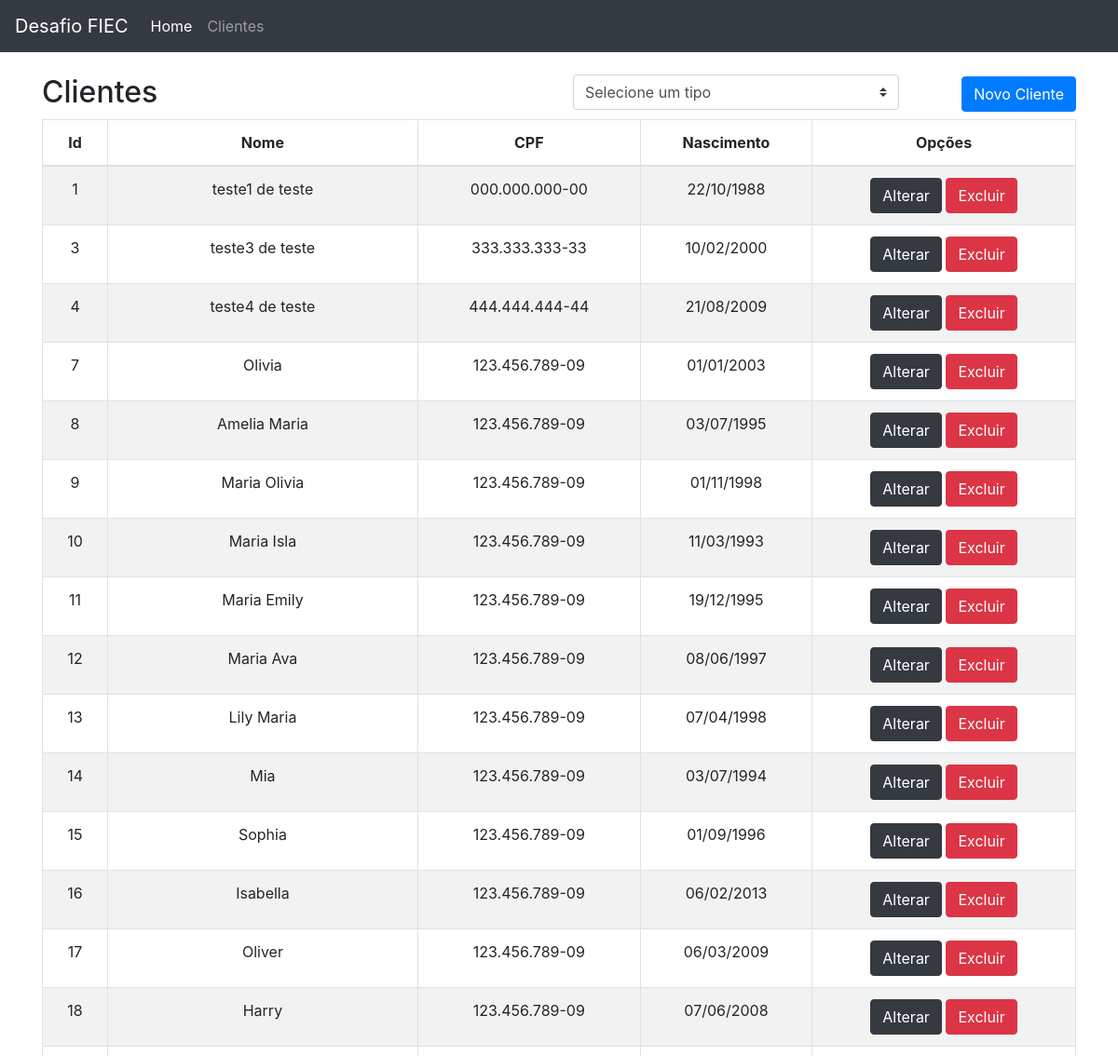
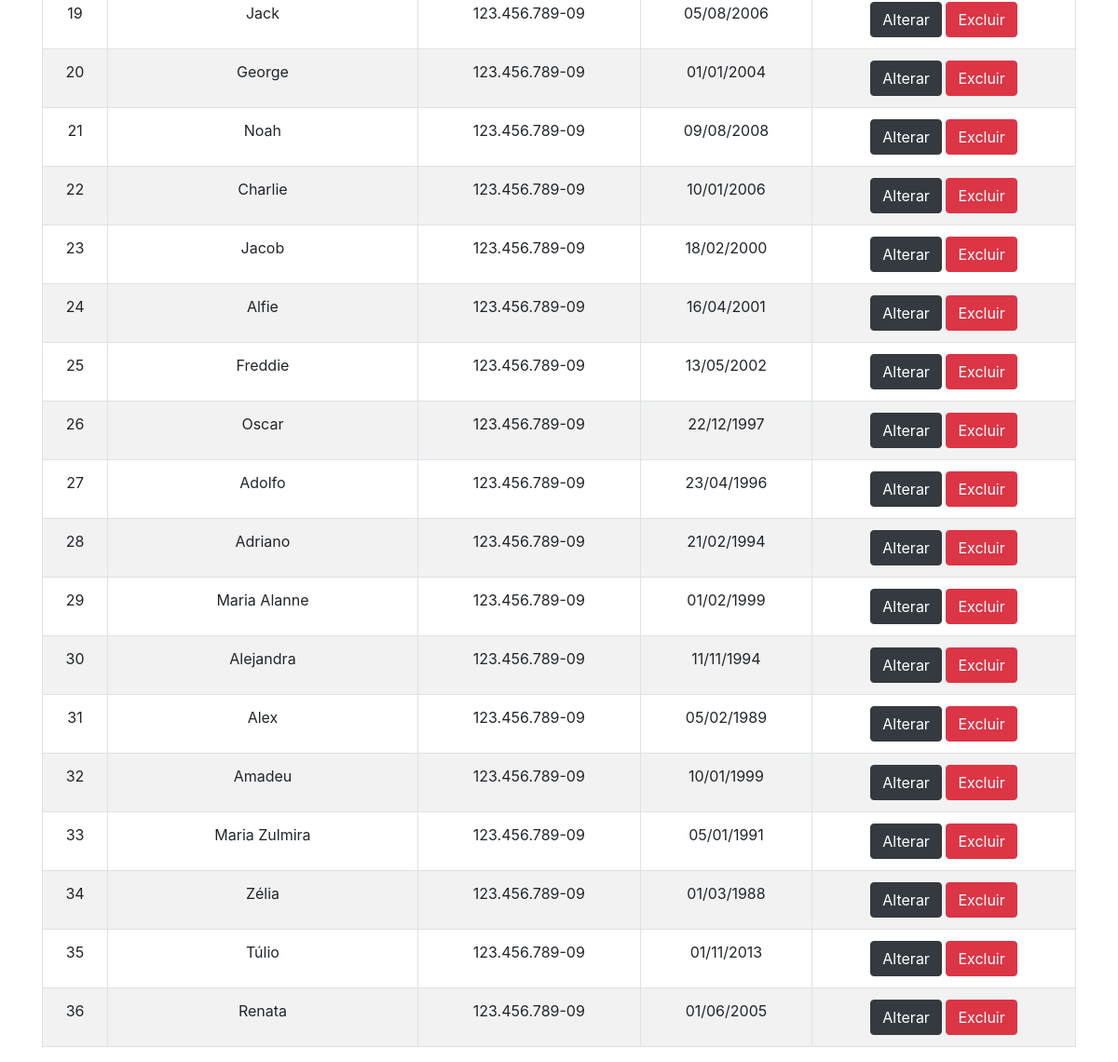
Page /site/cliente.php on the committed database (2 pictures, top to bottom).
### tables this page shows
CREATE TABLE `clientes` (
  `id` int(11) NOT NULL,
  `nome` varchar(250) NOT NULL,
  `cpf` varchar(11) DEFAULT NULL,
  `dataNasc` date DEFAULT NULL
);

### Model/ClienteModel.php (called while the page is built, shortened)
<?php
require_once "../ConnDB.php";
require_once "Cliente.php";
class ClienteModel {
    private $conn;
    public function __construct() {
        $this->conn = new ConnDB;
        $this->conn->conectaDB();
    }
    public function listar() {
        $query = "select * from clientes";
        $statement = $this->conn->getConexao()->prepare($query);
        $statement->execute();
        $result = $statement->fetchAll(PDO::FETCH_CLASS, "Cliente");
        return $result;
    }
}

### Controllers/ClienteController.php (called while the page is built, shortened)
<?php
require_once '../Model/Cliente.php';
require_once '../Model/ClienteModel.php';
class ClienteController {
    private $clienteModel;
    public function __construct() {
        $this->clienteModel = new ClienteModel();
    }
    public function listarClientes() {
        return $this->clienteModel->listar();
    }
}

### ConnDB.php (called while the page is built, shortened)
<?php
class ConnDB {
    private static $pdo;
    public function conectaDB() {
        try {
            if (!isset(self::$pdo)) {
                self::$pdo = new PDO("mysql:host=".self::host.";dbname=".self::db, self::user, self::pass);
            }
        } catch (Exception $ex) {
            echo $ex;
        }
    }
    public function getConexao() {
        return self::$pdo;
    }
}

### Model/Cliente.php (called while the page is built, shortened)
<?php
require_once '../Utils.php';
class Cliente {
    private $id;
    private $nome;
    private $cpf;
    private $dataNasc;
    public function getId() {
        return $this->id;
    }
    public function getNome() {
        return $this->nome;
    }
    public function getCPF() {
        return Utils::mask($this->cpf, '###.###.###-##');
    }
    public function getDataNasc() {
        $data = strtotime($this->dataNasc);
        return date('d/m/Y',$data);
    }
}

### Utils.php (called while the page is built)
<?php
class Utils {
    public static function mask($val, $mask) {
        $maskared = '';
        $k = 0;
        for ($i = 0; $i <= strlen($mask) - 1; $i++) {
            if ($mask[$i] == '#') {
                if (isset ($val[$k]))
                    $maskared .= $val[$k++];
            } else {
                if (isset ($mask[$i]))
                    $maskared .= $mask[$i];
            }
        }
        return $maskared;
    }
}

### site/cliente.php (the view, shortened to what this page needs)
<?php require_once '../Controllers/ClienteController.php'; ?>
<?php include('header.php'); ?>
<?php
    $controller = new ClienteController();
    if (isset($_GET["tipo"]) && $_GET["tipo"] == 1) {
        $clientes = $controller->listarClientesPorIdadeVogais();
    } elseif (isset($_GET["tipo"]) && $_GET["tipo"] == 2) {
        $clientes = $controller->listarClientesPorIdadeConsoante();
    } else {
        $clientes = $controller->listarClientes();
    }
?>
<br />
<div class="row">
    <div class="col-sm-6">
        <h2>Clientes</h2>
    </div>
    <form class="col-md-4">
        <select id="tipo" name=tipo class="custom-select" onchange="this.form.submit()">
            <option value="">Selecione um tipo</option>
        </select>
    </form>
    <div class="col-sm-2 text-right h2">
        <a class="btn btn-primary" href="clienteEdit.php"><i class="fa fa-plus"></i> Novo Cliente</a>
    </div>
</div>
<table class="table table-striped table-bordered table-hover text-center">
    <thead>
        <th>Id</th>
        <th width="30%">Nome</th>
        <th>CPF</th>
        <th>Nascimento</th>
        <th>Opções</th>
    </thead>
    <tbody>
        <?php if(!$clientes) : ?>
            <td colspan="4">Nenhum registro encontrado.</td>
        <?php else: ?>
            <?php foreach($clientes as $cliente): ?>
                <tr>
                    <td><?php echo $cliente->getId(); ?></td>
                    <td><?php echo $cliente->getNome(); ?></td>
                    <td><?php echo $cliente->getCPF(); ?></td>
                    <td><?php echo $cliente->getDataNasc(); ?></td>
                    <td class="actions">
                        <a href="#" class="btn btn-dark">Alterar</a>
                        <a href="#" class="btn btn-danger" onclick="deletarModal('<?php echo $cliente->getId() ?>');">Excluir</a>
                    </td>
                </tr>
            <?php endforeach; ?>
        <?php endif; ?>
    </tbody>
</table>
<?php include('footer.php'); ?>

### site/header.php (shortened to what this page needs)
<!DOCTYPE html>
<html lang="en">
    <head>
        <link rel="stylesheet" href="https://stackpath.bootstrapcdn.com/bootstrap/4.3.1/css/bootstrap.min.css">
    </head>
    <body>
        <nav class="navbar navbar-expand-lg navbar-dark bg-dark">
            <a class="navbar-brand" href="#">Desafio FIEC</a>
            <div class="collapse navbar-collapse" id="navbarNavAltMarkup">
                <div class="navbar-nav">
                <a class="nav-item nav-link active" href="<?= PATH ?>index.php">Home <span class="sr-only">(current)</span></a>
                <a class="nav-item nav-link" href="<?= PATH ?>site/cliente.php">Clientes</a>
                </div>
            </div>
        </nav>
        <main class="container">

### site/footer.php (shortened to what this page needs)
        </main>
    </body>
</html>

### rows in the picture
clientes: id "1", nome "teste1 de teste", cpf "000.000.000-00", dataNasc "22/10/1988"
clientes: id "3", nome "teste3 de teste", cpf "333.333.333-33", dataNasc "10/02/2000"
clientes: id "4", nome "teste4 de teste", cpf "444.444.444-44", dataNasc "21/08/2009"
clientes: id "7", nome "Olivia", cpf "123.456.789-09", dataNasc "01/01/2003"
clientes: id "8", nome "Amelia Maria", cpf "123.456.789-09", dataNasc "03/07/1995"
clientes: id "9", nome "Maria Olivia", cpf "123.456.789-09", dataNasc "01/11/1998"
clientes: id "10", nome "Maria Isla", cpf "123.456.789-09", dataNasc "11/03/1993"
clientes: id "11", nome "Maria Emily", cpf "123.456.789-09", dataNasc "19/12/1995"
clientes: id "12", nome "Maria Ava", cpf "123.456.789-09", dataNasc "08/06/1997"
clientes: id "13", nome "Lily Maria", cpf "123.456.789-09", dataNasc "07/04/1998"
clientes: id "14", nome "Mia", cpf "123.456.789-09", dataNasc "03/07/1994"
clientes: id "15", nome "Sophia", cpf "123.456.789-09", dataNasc "01/09/1996"
clientes: id "16", nome "Isabella", cpf "123.456.789-09", dataNasc "06/02/2013"
clientes: id "17", nome "Oliver", cpf "123.456.789-09", dataNasc "06/03/2009"
clientes: id "18", nome "Harry", cpf "123.456.789-09", dataNasc "07/06/2008"
clientes: id "19", nome "Jack", cpf "123.456.789-09", dataNasc "05/08/2006"
clientes: id "20", nome "George", cpf "123.456.789-09", dataNasc "01/01/2004"
clientes: id "21", nome "Noah", cpf "123.456.789-09", dataNasc "09/08/2008"
clientes: id "22", nome "Charlie", cpf "123.456.789-09", dataNasc "10/01/2006"
clientes: id "23", nome "Jacob", cpf "123.456.789-09", dataNasc "18/02/2000"
clientes: id "24", nome "Alfie", cpf "123.456.789-09", dataNasc "16/04/2001"
clientes: id "25", nome "Freddie", cpf "123.456.789-09", dataNasc "13/05/2002"
clientes: id "26", nome "Oscar", cpf "123.456.789-09", dataNasc "22/12/1997"
clientes: id "27", nome "Adolfo", cpf "123.456.789-09", dataNasc "23/04/1996"
clientes: id "28", nome "Adriano", cpf "123.456.789-09", dataNasc "21/02/1994"
clientes: id "29", nome "Maria Alanne", cpf "123.456.789-09", dataNasc "01/02/1999"
clientes: id "30", nome "Alejandra", cpf "123.456.789-09", dataNasc "11/11/1994"
clientes: id "31", nome "Alex", cpf "123.456.789-09", dataNasc "05/02/1989"
clientes: id "32", nome "Amadeu", cpf "123.456.789-09", dataNasc "10/01/1999"
clientes: id "33", nome "Maria Zulmira", cpf "123.456.789-09", dataNasc "05/01/1991"
clientes: id "34", nome "Zélia", cpf "123.456.789-09", dataNasc "01/03/1988"
clientes: id "35", nome "Túlio", cpf "123.456.789-09", dataNasc "01/11/2013"
clientes: id "36", nome "Renata", cpf "123.456.789-09", dataNasc "01/06/2005"
